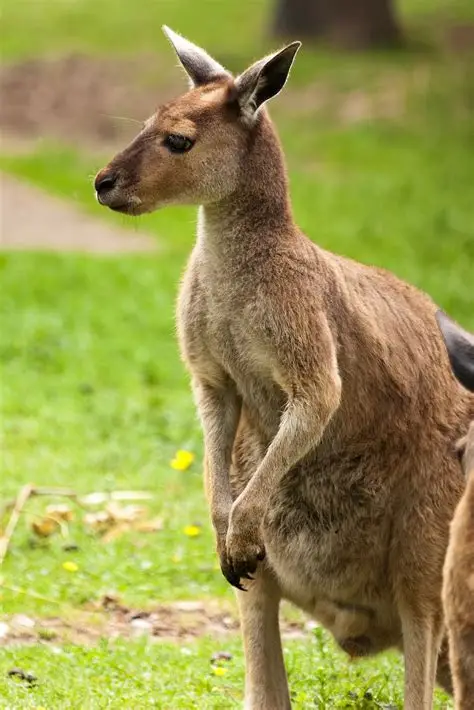
%> input picture 4th_Edge/zebra.png, 474 x 710 px
$ octave Edge.m   (GNU Octave 9; MATLAB toolbox functions it lacks are replaced by stand-ins)
%> lines starting %> are read from the running program, lines starting %| are printed output that depends on the picture
% Read Image
img = imread("zebra.png"); % You can change this to any image file
%> img is the input picture: size 710x474x3 uint8; mean R, G, B 151.2, 148.3, 78.4
grayImg = rgb2gray(img); % Convert to grayscale if input is RGB
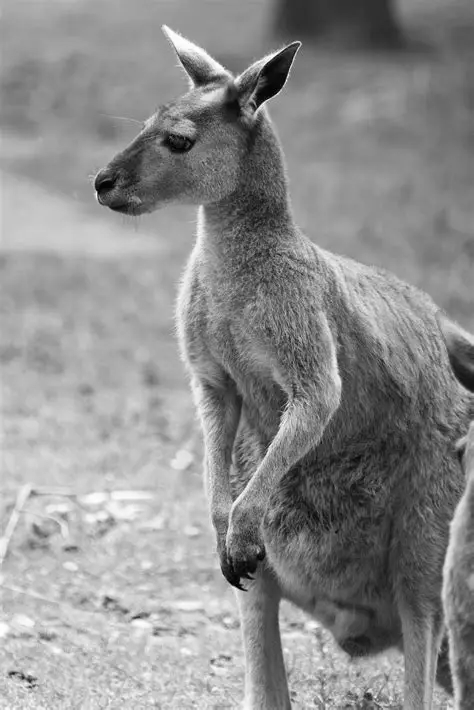
%> grayImg: size 710x474 uint8; min 0, max 255, mean 141.2

% Show Original Image
figure, imshow(grayImg), title('Original Image');

% Sobel Edge Detection
sobelEdges = edge(grayImg, 'sobel');
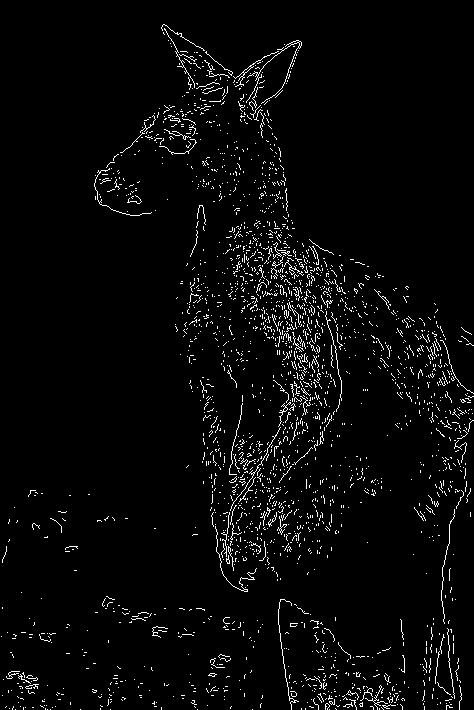
%> sobelEdges: size 710x474 logical; 3.3% white in thin lines or dots
figure, imshow(sobelEdges), title('Sobel Edge Detection');

% Prewitt Edge Detection
prewittEdges = edge(grayImg, 'prewitt');
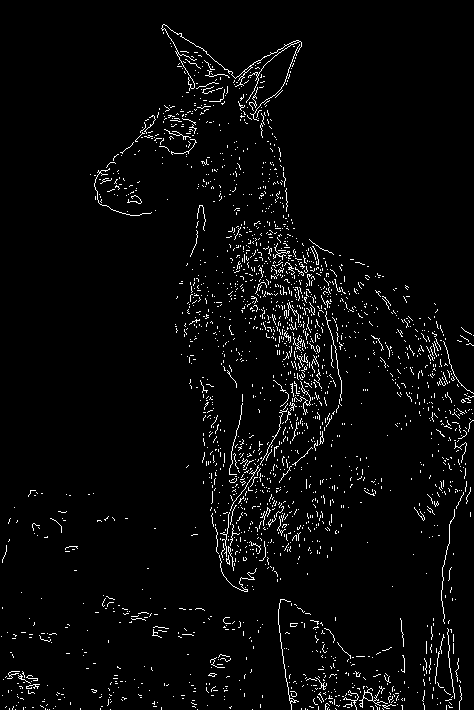
%> prewittEdges: size 710x474 logical; 3.3% white in thin lines or dots
figure, imshow(prewittEdges), title('Prewitt Edge Detection');

% Roberts Edge Detection
robertsEdges = edge(grayImg, 'roberts');
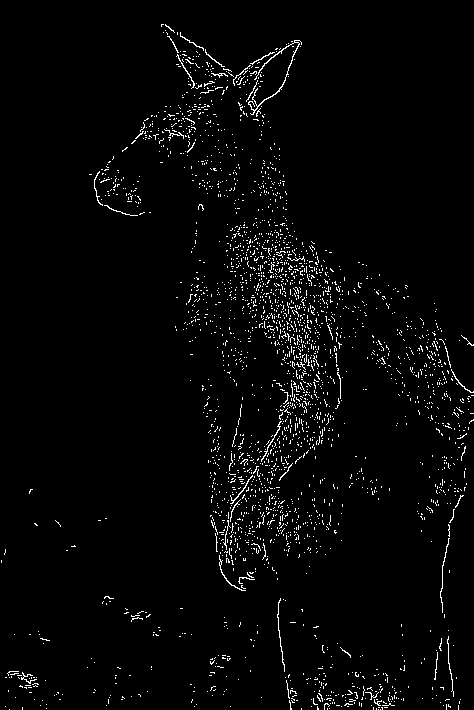
%> robertsEdges: size 710x474 logical; 2.6% white in thin lines or dots
figure, imshow(robertsEdges), title('Roberts Edge Detection');

% Canny Edge Detection
cannyEdges = edge(grayImg, 'canny');
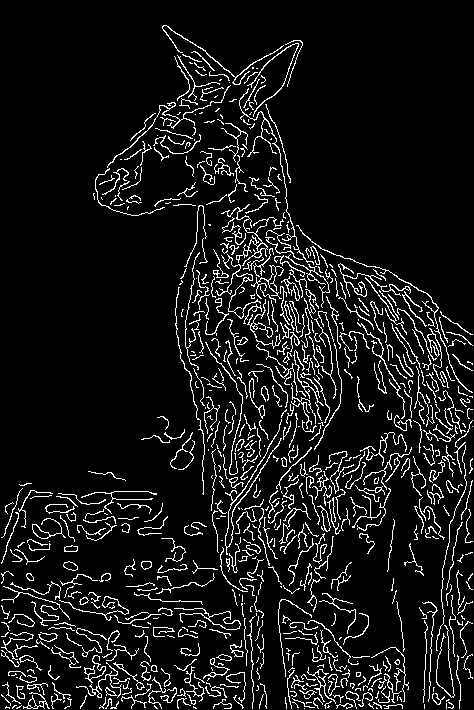
%> cannyEdges: size 710x474 logical; 8.6% white in thin lines or dots
figure, imshow(cannyEdges), title('Canny Edge Detection');

% Laplacian of Gaussian (LoG) Edge Detection
logEdges = edge(grayImg, 'log');
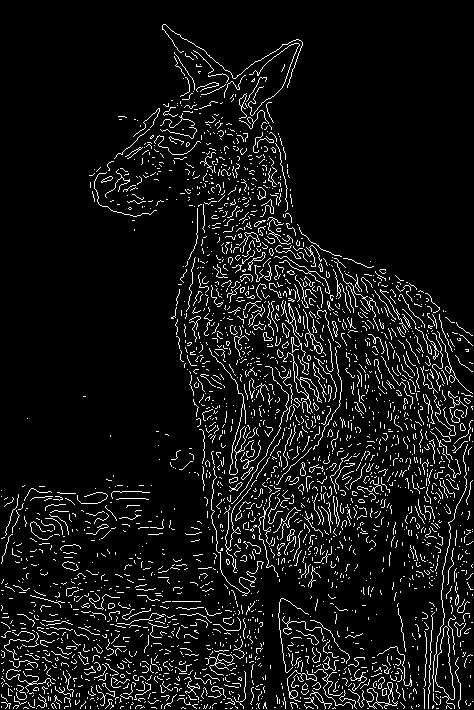
%> logEdges: size 710x474 logical; 7.5% white in thin lines or dots
figure, imshow(logEdges), title('LoG Edge Detection');
